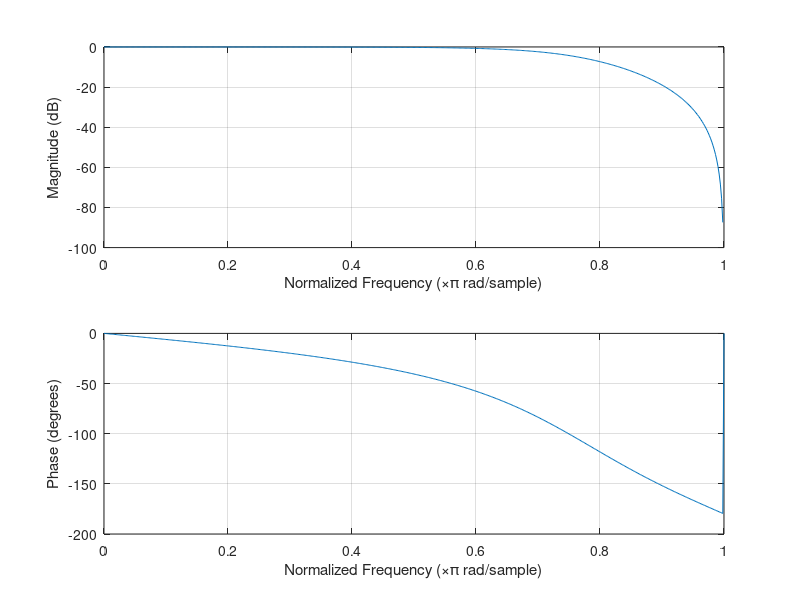
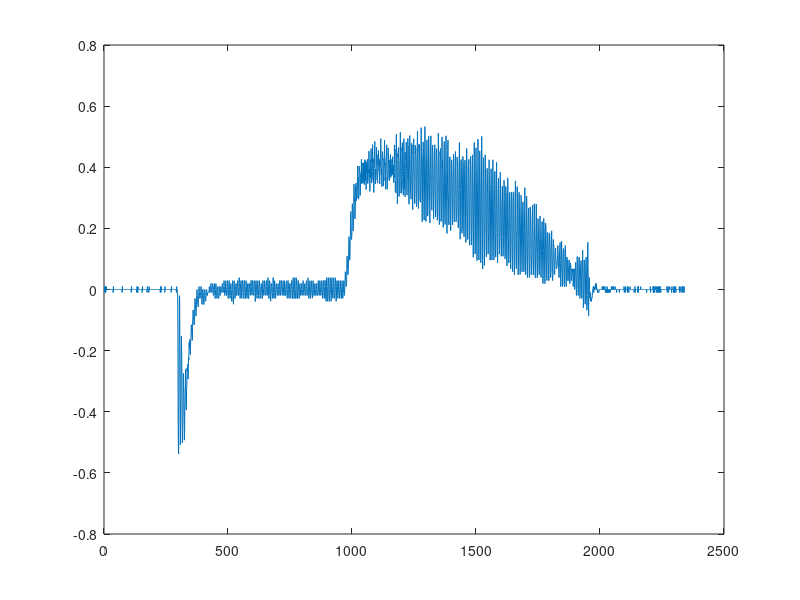
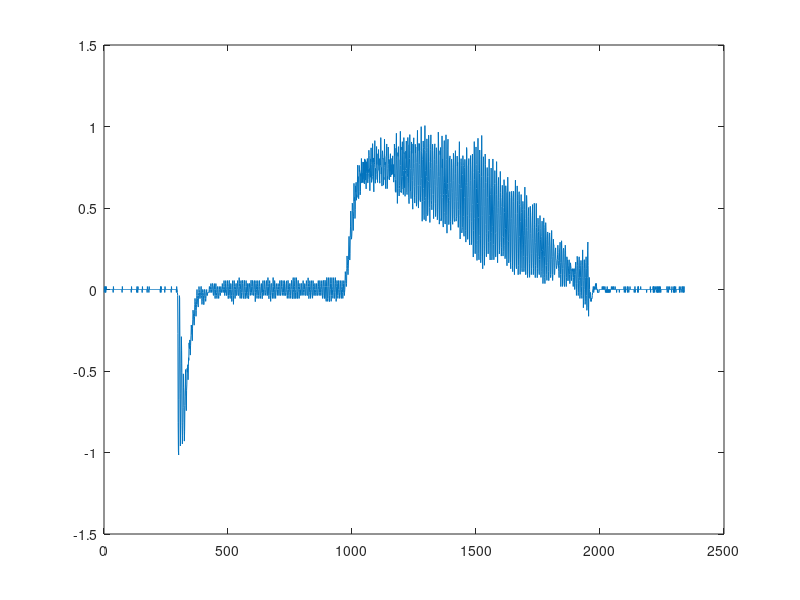
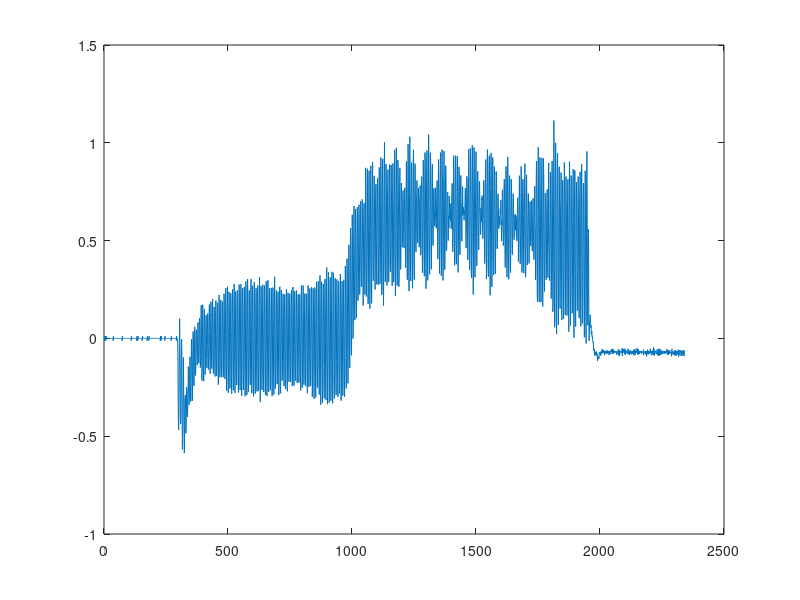

Here is the MATLAB script that generated these plots, in order:

clear all 
load qd


fc = 180;
fs = 500;

[b,a] = butter(2,fc/(fs/2));
freqz(b,a)
for i=1:length(qd)
    

dataIn(i,:) = qd(i,:);
dataOut(i,:) = filter(b,a,dataIn(i,:));
end 
for j=1:7
figure
plot(dataOut(:,j))
figure
plot(dataIn(:,j))
end 